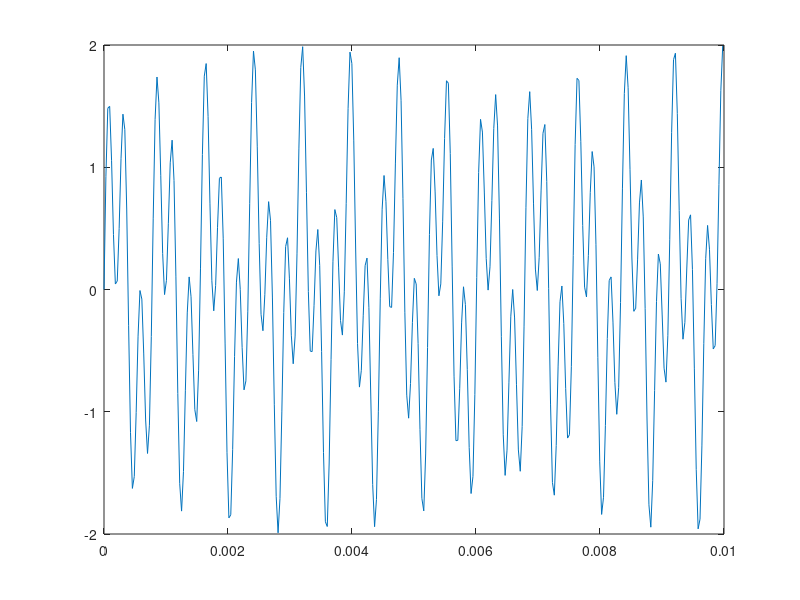
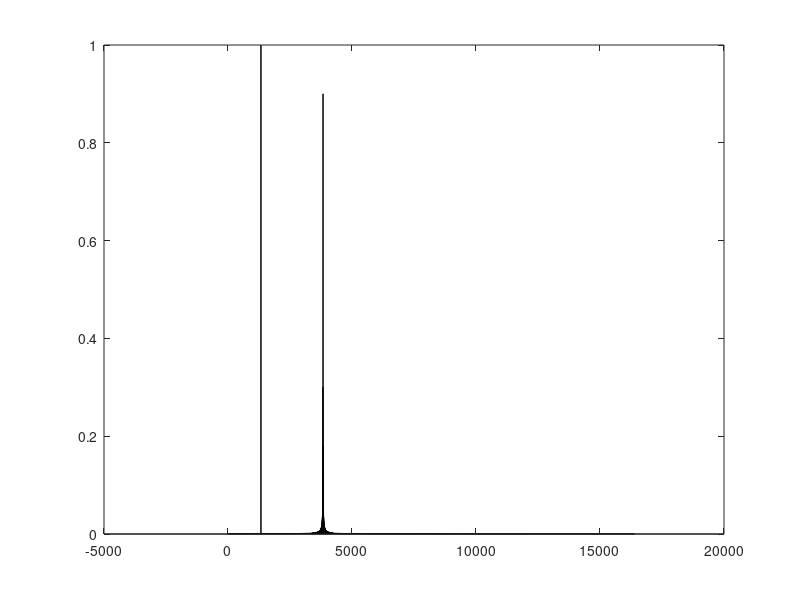
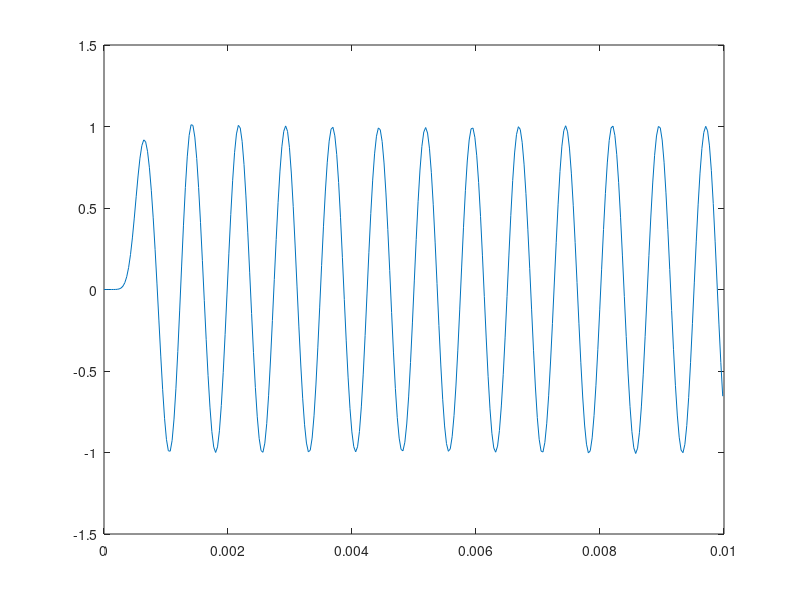

Write MATLAB code to recreate these figures, in order.
clear variables;
clc;
close all;

x=-1:0.1:1;
y=x.^2+0.25*randn(size(x));

sp=spline(x, y)
yp=ppval(sp,x);

plot(x,y,'o')
hold on; 
plot(x,yp,'r-')
legend("Original", "Spline")
hold off;

%%%%%%%%%%%%%%%%%%%%%%%%
close all 

f1=randi(3000)+1000;
f2=randi(3000)+1000;

fs=4*8192;
L=8192;
t=(0:L-1)/fs;
y=sin(2*pi*f1*t)+sin(2*pi*f2*t);
plot(t(t<0.01),y(t<0.01));

n=2^nextpow2(L);
s=fft(y,n)/L;
s=2*abs(s(1:n/2+1));

f=linspace(0,1,n/2+1)*fs/2;
figure;
bar(f,s);


F=f(s>0.5)
fo=mean(F);

%rozdzielenie sygnałów
[l,m]=butter(12,2*fo/fs,'low');
y1=filter(l,m,y);
figure 
plot(t(t<0.01),y1(t<0.01));